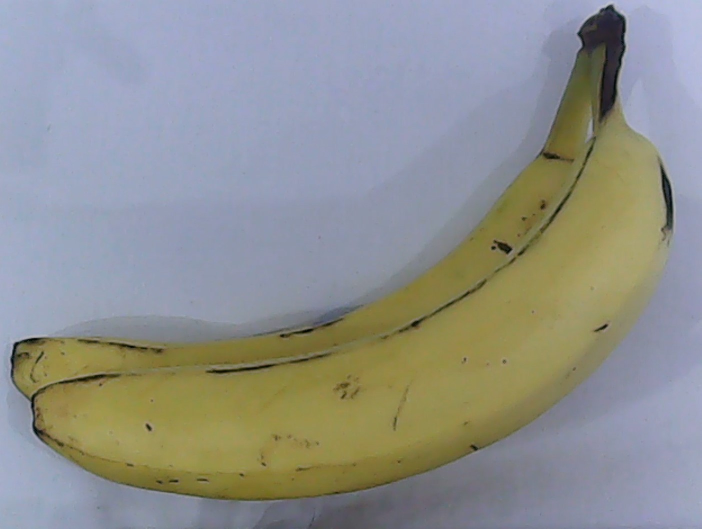
#> input picture Imagenes/TrainF/banana_1.jpg, 1403 x 1057 px, found by its file name (shown at 1/2 size); its folder holds only this picture in this run
$ python prueba_imagen2.py
#> lines starting #> are read from the running program, lines starting #| are printed output that depends on the picture; after the words box and inside, x2 and y2 are one past the last pixel; in counts of white or black regions, pixels touching at a corner belong together
#D:\DocumentosD\UTP\brazo\prueba.jpg

from turtle import width
import numpy as np
import cv2
import matplotlib.pyplot as plt
import os

#detect images
path = 'D:\\DocumentosD\\Python\\Vision-artificial\\Imagenes\\TrainF'
images = []
classNames = []

colors = [[],[],[],[]] #[gray, b, g, r]
not_colors = [[],[],[],[]]
color_name = ['Gray', 'Blue', 'Green', 'Red']
myList = os.listdir(path)

print('Total classes detected: ', len(myList)) #Imprime la cantidad de archivos que se encuentran en la ruta


def rz(image, width=None, height=None, inter=cv2.INTER_AREA):
#> called with height = 800, inter = 3
    dim = None
    (h, w) = image.shape[:2]

    if width is None and height is None:
        return image
    if width is None:
        r = height / float(h)
        dim = (int(w * r), height)
    else:
        r = width / float(w)
        dim = (width, int(h * r))

    return cv2.resize(image, dim, interpolation=inter)
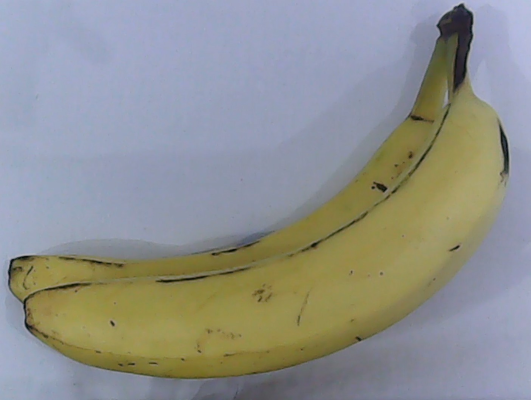
#> returned value: shape (800, 1061, 3) (shown at 1/2 size); mean of channels 0, 1, 2 142.2, 145.2, 143.4; drawn as B, G, R

# [15 lines left out: function histogram, not called in this run]

def bin(img, u):
    bw = [[],[],[],[]]
    for i in range(len(img[0])):
        for j in range(len(img)):
            threshold, thresh = cv2.threshold(img[j][i], u, 255,cv2.THRESH_BINARY)
            bw[j].append(thresh)
    return bw

def blur_img(img, u):
    br = []
    for i in range(len(img)):
        #b = cv2.GaussianBlur(img[i], (u,u), cv2.BORDER_DEFAULT)
        b = cv2.medianBlur(img[i], u)
        br.append(b)
    return br

def join(img):
    br = []
    for i in range(len(img[0])):
        aux = []
        for j in range(2):
            if j <= 1:
                aux.append(cv2.bitwise_or(img[j][i], img[j+1][i]) )
            else:
                aux.append(cv2.bitwise_or(img[j][i], img[j+1][i]) )
        a = cv2.bitwise_or(aux[0], aux[1])
        br.append(a)

    return br

def morph(img, opcion, size_kernel):
    mp = [[],[],[],[]]
    kernel = np.ones((size_kernel, size_kernel), np.uint8)
    for i in range(len(img[0])):

        for j in range(len(img)):
            if opcion == 0:
                a = cv2.morphologyEx(img[j][i], cv2.MORPH_OPEN, kernel)
            elif opcion == 1:
                a = cv2.morphologyEx(img[j][i], cv2.MORPH_CLOSE, kernel)
            elif opcion == 2:
                a = cv2.erode(img[j][i], kernel, iterations=1)
            elif opcion == 3:
                a = cv2.dilate(img[j][i], kernel, iterations=1)
            else:
                a = 0
            mp[j].append(a)

    return mp

def show_sing(img, name, plus_name):
    for i in range(len(img)):
        show = cv2.resize(img[i], (800,600), interpolation=cv2.INTER_AREA )
        cv2.imshow(name[i] + plus_name, show)

def show_img(img, name, plus_name):
    for i in range(len(img[0])):
        h1, h2 = [], []
        nh1, nh2 = [], []
        for j in range(len(img)):
            if j <= 1:
                h1.append(img[j][i])
            else:
                h2.append(img[j][i])

        show = cv2.resize( np.vstack( (rz(np.hstack( h1 ), width=1300), rz(np.hstack( h2 ), width=1300)) ), (800,600), interpolation=cv2.INTER_AREA )
        cv2.imshow(name[i] + plus_name, show)


hola = [[],[],[],[]]

for cl in myList:
    imgCur = rz(cv2.imread(f'{path}\\{cl}'), height=800)
    b, g, r = cv2.split(imgCur)
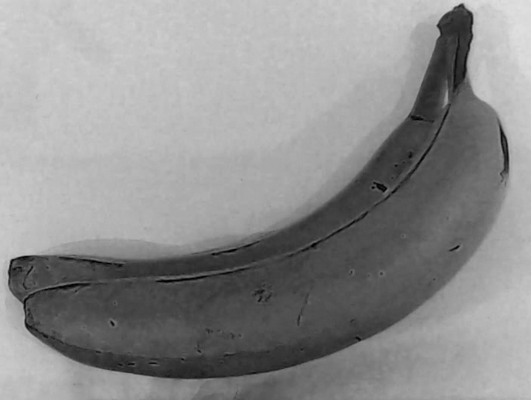
#> b: shape (800, 1061) (shown at 1/2 size); min 0, max 225, mean 142.2
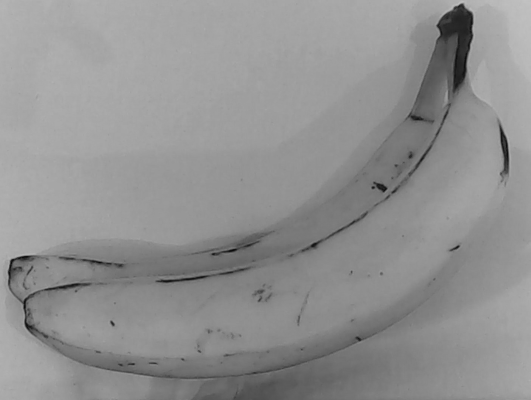
#> g: shape (800, 1061) (shown at 1/2 size); min 4, max 194, mean 145.2
    gy = cv2.cvtColor(imgCur, cv2.COLOR_BGR2GRAY)
    images.append(imgCur)
    colors[0].append(gy)
    colors[1].append(b)
    colors[2].append(g)
    colors[3].append(r)
    hola[0].append(1)
    hola[1].append(1)
    hola[2].append(1)
    hola[3].append(1)
    not_colors[0].append(cv2.bitwise_not(gy))
    not_colors[1].append(cv2.bitwise_not(b))
    not_colors[2].append(cv2.bitwise_not(g))
    not_colors[3].append(cv2.bitwise_not(r))
    classNames.append(os.path.splitext(cl)[0])
print(classNames)

print('colors[0]: ', len(colors[0]), ' | colors: ', len(colors))


#colores

#show_img(not_colors, classNames, 'inverso')
#histogram(not_colors,'inverso ', classNames, color_name, row=2, col=2)
bw = bin(not_colors, u = 153)
mp = morph(bw, opcion=2, size_kernel=4)
mp = morph(bw, opcion=1, size_kernel=20)
for i in range(10):
    mp = morph(mp, opcion=3, size_kernel=7)

jn = join(mp)
blur = blur_img(jn, 11)
#show_sing(blur, classNames, '')

new = []
for i in range(len(images)):
    aux = cv2.merge([blur[i],blur[i],blur[i]])
    new.append(cv2.bitwise_and(images[i],aux))
#> this loop made 1 pass
#> pass 1, `aux = cv2.merge([blur[i],blur[i],blur[i]])`:
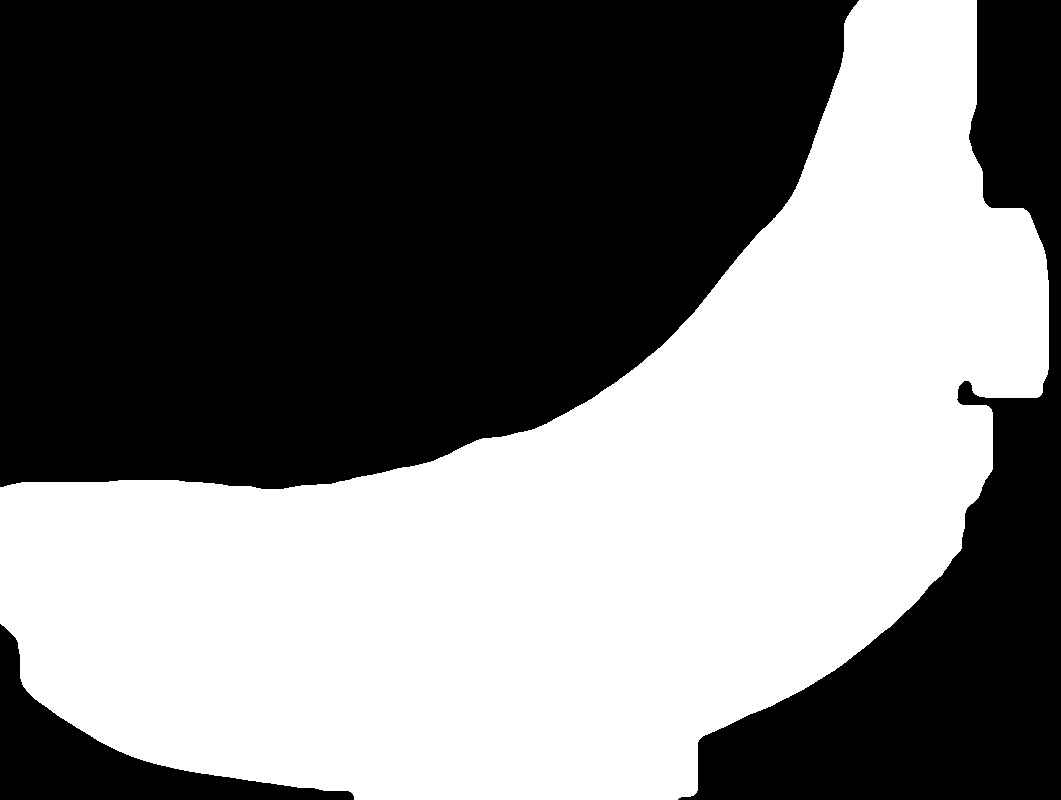
#> aux: shape (800, 1061, 3); 46.3% white; 1 white region, box (x1, y1, x2, y2) and area: (0, 0, 1049, 800) 393356
#> after the loop, new = 1 item

show_sing(images, classNames, ' img')
#> the loop in show_sing, `for i in range(len(img)):` made 1 pass
show_sing(new, classNames, ' new')
#> the loop in show_sing (call 2), `for i in range(len(img)):` made 1 pass
#> pass 1, in show_sing (call 2), `show = cv2.resize(img[i], (800,600), interpolation=cv2.INTER_AREA )`:
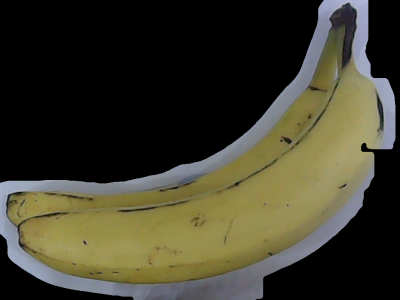
#> show: shape (600, 800, 3) (shown at 1/2 size); mean of channels 0, 1, 2 43.7, 59.8, 62.1; drawn as B, G, R

#show_img(bw, classNames, ' bin')
show_img(mp, classNames, ' morph2')
#> the loop in show_img, `for i in range(len(img[0])):` made 1 pass
#> pass 1, in show_img, `show = cv2.resize( np.vstack( (rz(np.hstack( h1 ), width=1300), rz(np...`:
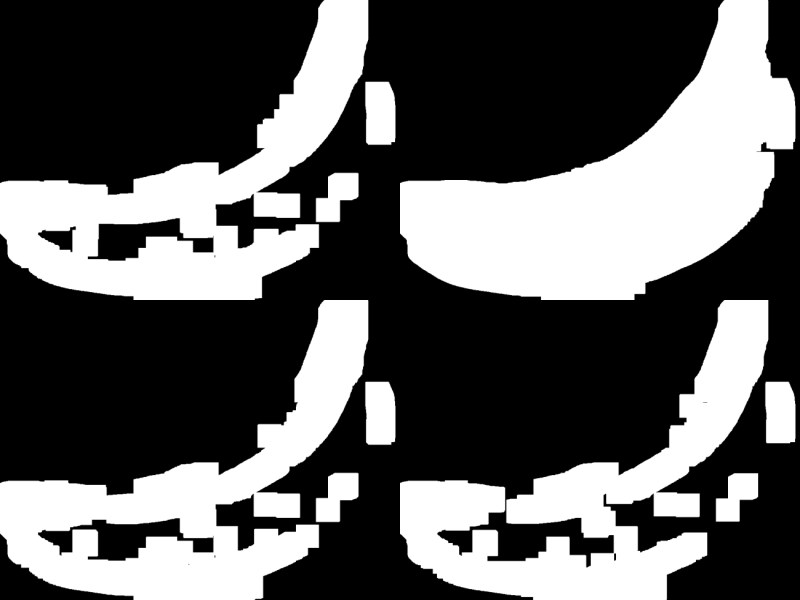
#> show: shape (600, 800); min 0, max 255, mean 94.7
#show_img(blur, classNames, ' blur')


plt.show()
cv2.waitKey()
cv2.destroyAllWindows()


# [49 lines of commented-out code are left out]
